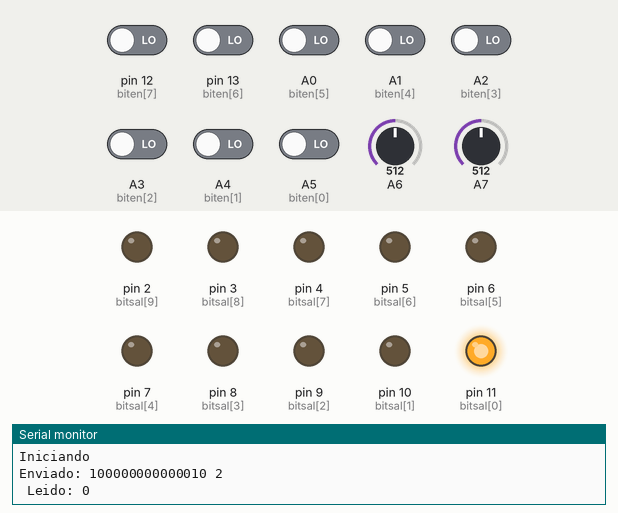
This sketch was run on a simulated Arduino Nano, built with avr-gcc and run on an emulated ATmega328P. On the bench: output pins drawn as LEDs (lit = HIGH), the last lines printed to the serial monitor. Inputs (shaded band) come from the test bench; at power-on: A0 (biten[5]), A1 (biten[4]), A2 (biten[3]), A3 (biten[2]), A4 (biten[1]), A5 (biten[0]), pin 12 (biten[7]), pin 13 (biten[6]) LOW, A6 = 512, A7 = 512.

Above: at 0.1 s.
At 4.1 s:
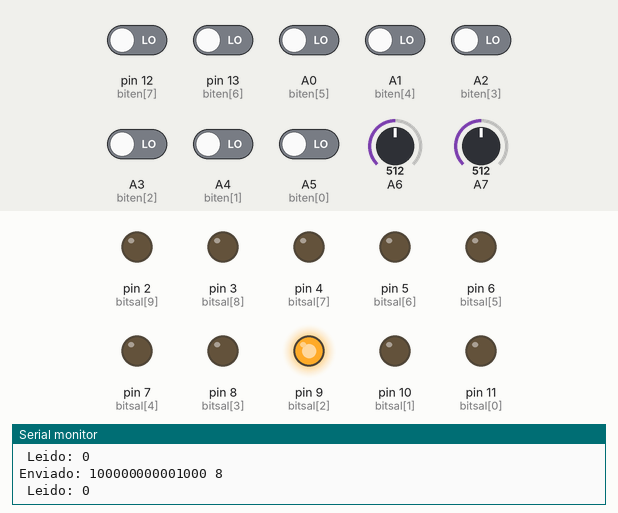
At 8.1 s:
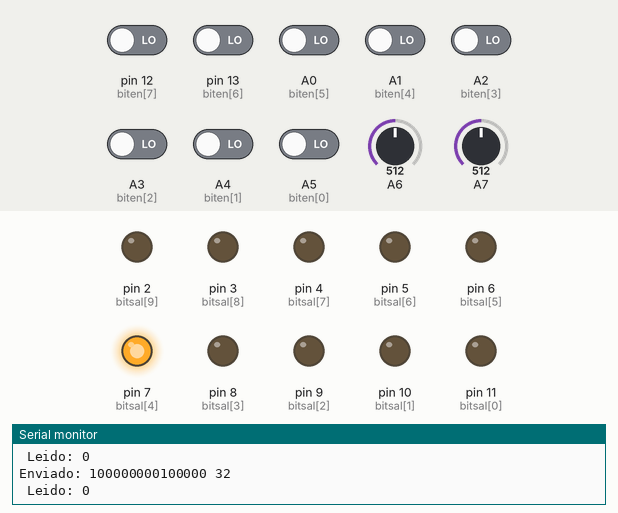
At 16.1 s:
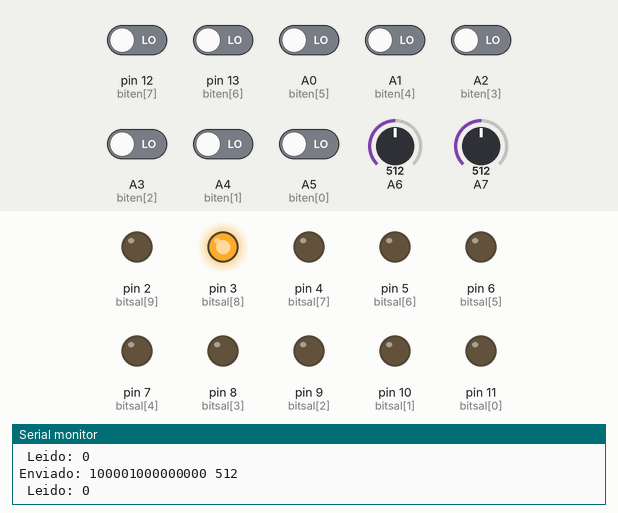
At 26.1 s:
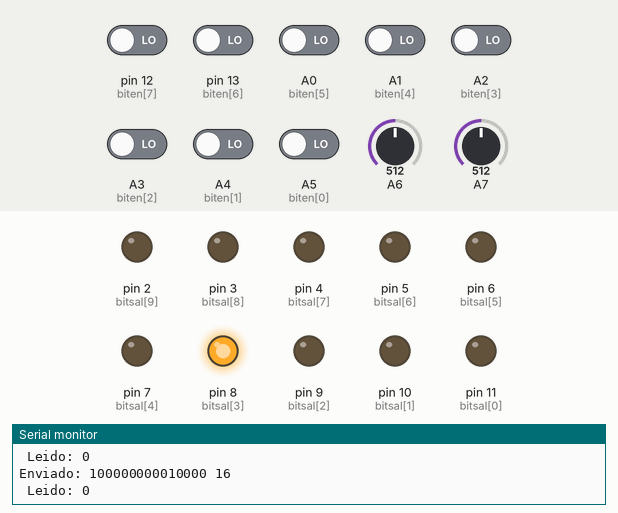
At 38.1 s:
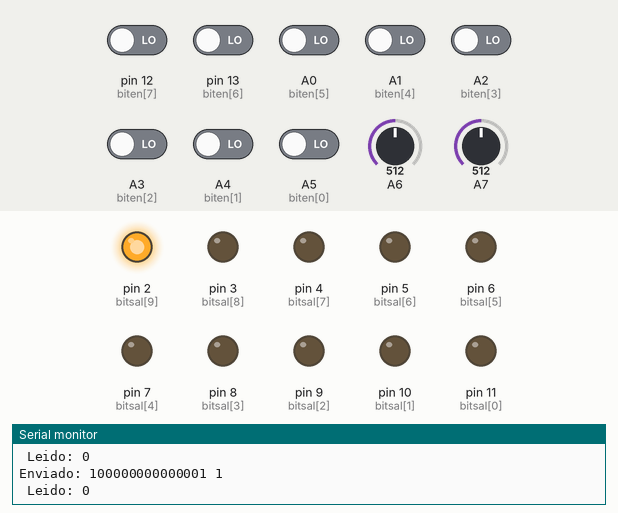
Timing chart, 0 to 39.6 s (numbered marks = the images above):
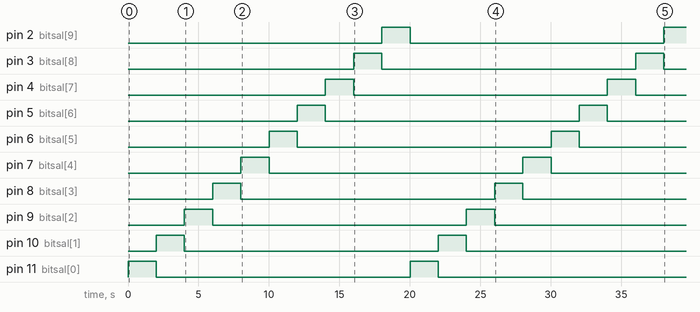

Measured:
- by itself, pin 2 (bitsal[9]): LOW → HIGH at 18.0 s, → LOW 2.0 s later, → HIGH 18.0 s later
- by itself, pin 3 (bitsal[8]), pin 4 (bitsal[7]), pin 5 (bitsal[6]), pin 6 (bitsal[5]), pin 7 (bitsal[4]), pin 8 (bitsal[3]), pin 9 (bitsal[2]), pin 10 (bitsal[1]), pin 11 (bitsal[0]): alternates HIGH for 2.0 s and LOW for 18.0 s

The sketch:

soft_emulador_2.ino
```cpp
#define Rst A0 // al Pin 2 integrado (Reset rampa)
#define Load A1 // al Pin 5 integrado
#define Vref A7 // En este pin hay ponerlo en V+ y a La tension de salida deseada // Pin 37 integrado
#define Sal_comp A6 // este es el posible PWM, esta es la señal que hay que integrar // Pin 36 integrado
#define Clk A2 //Pin 3 del integrado (Clock)
#define Prst A3 // al Pin 6 del integrado (reset_GRAL)
#define VDAC1 A4 // Pin 39 integrado
#define VDAC2 A5 // Pin 40 integrado
// Pines de datos del sumador
#define a_msb 2
#define a_lsb 11
#define s_lsb A7
#define s_msb 12

// El pin 38 (in_neg) DEBE estar conectado con Vout1 o Vout2 del DAC (pines 40 y 39) $.$ cierto?
int Entrada, Salida,Datos;
byte bitsal[]={11,10,9,8,7,6,5,4,3,2};
byte biten[]={19,18,17,16,15,14,13,12};
void setup() {

Serial.begin(9600);
  // Configuro los puertos


  for (int i=0;i<10;i++){
     pinMode(bitsal[i],OUTPUT);
    }


  for (int i=0;i<8;i++){
     pinMode(biten[i],INPUT);//INPUT_PULLUP
    }

pinMode(A7,INPUT);
pinMode(A6,INPUT);


Serial.println("Iniciando");

Entrada=0;
Salida=0;
}

void loop() {

  Sacar();
  Leer();
  Serial.print("Enviado: ");
  Datos=Potencia(Salida)+16384;
  Serial.print(Datos,BIN);Serial.print(" "); Serial.println(Datos-16384);
  //  Serial.println(Salida);
   Serial.print(" Leido: ");
   Serial.println(Entrada,BIN);
   delay(2000);
}


void Sacar(){
  //Pone todas las salidas en bajo
  for (int i=0;i<10;i++){
     digitalWrite(bitsal[i],LOW);
    }

 digitalWrite(bitsal[Salida],HIGH);
 Salida++;
 if (Salida>=10){Salida=0;}
  }

 void Leer(){
int Elbit;
Entrada=0;
  for (int i=0;i<8;i++){
     Elbit=digitalRead(biten[i]);
    // Serial.print(Elbit);
     Entrada=Entrada+Elbit*Potencia(i+2); // Los menos significativos son las entradas analogicas
    }
   //  Serial.print(" ");
  Elbit=analogRead(A7);

  if (Elbit>800){Elbit=1;}else {Elbit=0;}
    // Serial.print(Elbit);
   Entrada=Entrada+Elbit*Potencia(0);
  // Serial.print(" ");
   Elbit=analogRead(A6);

  if (Elbit>800){Elbit=1;}else {Elbit=0;}
  // Serial.println(Elbit);
   Entrada=Entrada+Elbit*Potencia(1);

  }

int Potencia(int a){
  int Salidass=1;
  for (int i=1;i<a+1;i++){
    Salidass=Salidass*2;
    }
  return Salidass;
  }
/*
// Lo convierto a decimal
Val_bits=0;
 for (i=0;i<9+1;i++){
    Val_bits+=Bits[i]*pow(2,i);
    }
   //Val_bits=dd;
  }
  */
```
